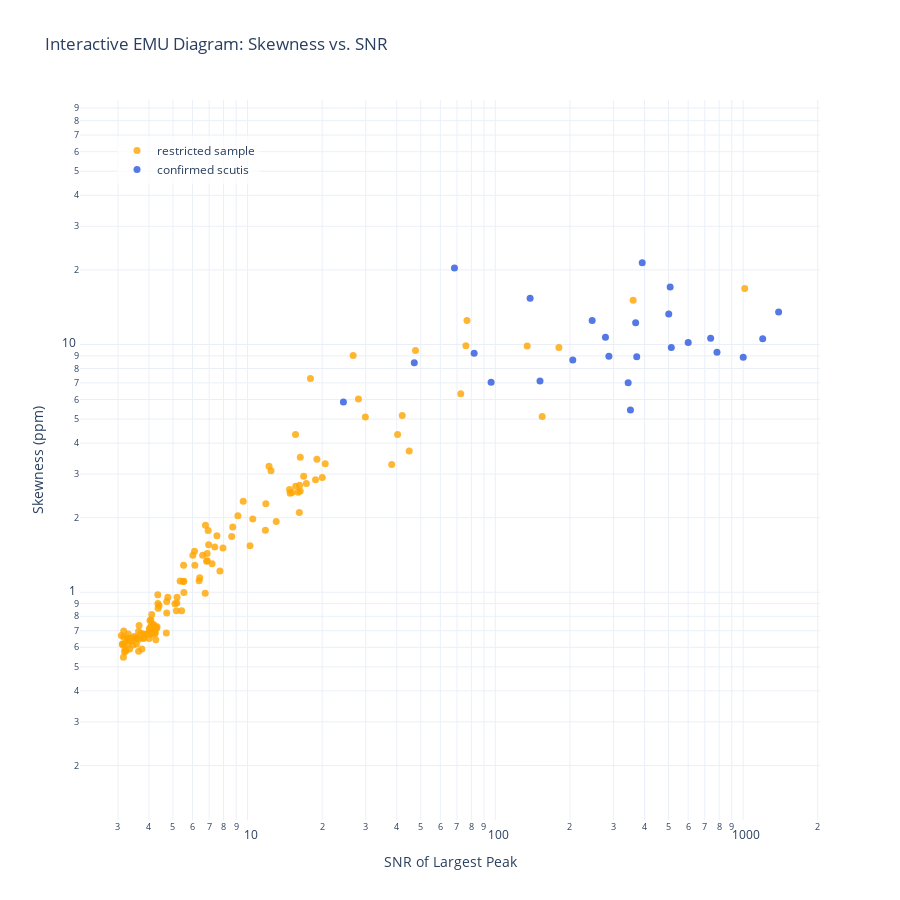

Source (notebook cell):
### Code cell
import plotly.graph_objects as go

tic = spectrum_stats[:, 0].astype(int)
snr = spectrum_stats[:, 1]
skew = spectrum_stats[:, 2]

confirmed_scutis = np.array([334177803, 333077513, 418824772, 168829745, 19924794, 71859994, 288404080, 420896293, 77390459, 155745933, 155772218, 410540533, 126006658, 70367797, 206144150, 413731775, 73806092, 214611227, 368759, 225709409, 381822792, 259365501, 288143236, 186287370, 49069582]
)

# Masks
scuti_mask = np.isin(tic, confirmed_scutis)
restricted_mask = ~scuti_mask

# Create Plotly figure
fig = go.Figure()

# Add restricted sample (non-scutis)
fig.add_trace(go.Scatter(
    x=snr[restricted_mask],
    y=skew[restricted_mask],
    mode='markers',
    name='restricted sample',
    marker=dict(color='orange', size=7, opacity=0.8),
    text=[f"TIC {i}" for i in tic[restricted_mask]],
    hovertemplate="TIC ID: %{text}<br>SNR: %{x:.2f}<br>Skewness: %{y:.2f} ppm"
))

# Add confirmed scutis
fig.add_trace(go.Scatter(
    x=snr[scuti_mask],
    y=skew[scuti_mask],
    mode='markers',
    name='confirmed scutis',
    marker=dict(color='royalblue', size=7, opacity=0.9),
    text=[f"TIC {i}" for i in tic[scuti_mask]],
    hovertemplate="TIC ID: %{text}<br>SNR: %{x:.2f}<br>Skewness: %{y:.2f} ppm"
))

# Log-log axes and layout styling
fig.update_layout(
    title="Interactive EMU Diagram: Skewness vs. SNR",
    xaxis=dict(
        title="SNR of Largest Peak",
        type="log"
    ),
    yaxis=dict(
        title="Skewness (ppm)",
        type="log",
        scaleanchor="x",   # locks y scale to x scale
        scaleratio=1       # keeps 1:1 aspect ratio
    ),
    legend=dict(
        x=0.05, y=0.95,
        bgcolor='rgba(255,255,255,0.7)',
        bordercolor='gray'
    ),
    width=900,   # make figure larger
    height=900,  # square aspect ratio
    template="plotly_white"
)

fig.show()

### Figure 1 — Plotly figure (JSON) as saved in the notebook; plotly's stock layout.template omitted (floating-point values rounded to 4 significant figures; data arrays with more than 128 entries replaced by an {"elided": "..."} marker saying what was removed)
{"data": [{"hovertemplate": "TIC ID: %{text}<br>SNR: %{x:.2f}<br>Skewness: %{y:.2f} ppm", "marker": {"color": "orange", "opacity": 0.8, "size": 7}, "mode": "markers", "name": "restricted sample", "text": {"elided": "133 str values"}, "type": "scatter", "x": {"elided": "133 float values"}, "y": {"elided": "133 float values"}}, {"hovertemplate": "TIC ID: %{text}<br>SNR: %{x:.2f}<br>Skewness: %{y:.2f} ppm", "marker": {"color": "royalblue", "opacity": 0.9, "size": 7}, "mode": "markers", "name": "confirmed scutis", "text": ["TIC 334177803", "TIC 333077513", "TIC 418824772", "TIC 168829745", "TIC 19924794", "TIC 71859994", "TIC 288404080", "TIC 420896293", "TIC 77390459", "TIC 155745933", "TIC 155772218", "TIC 410540533", "TIC 126006658", "TIC 70367797", "TIC 206144150", "TIC 413731775", "TIC 73806092", "TIC 214611227", "TIC 368759", "TIC 225709409", "TIC 381822792", "TIC 259365501", "TIC 288143236", "TIC 186287370", "TIC 49069582"], "type": "scatter", "x": [1001.0, 368.3, 96.15, 205.4, 391.6, 350.9, 739.4, 343.6, 47.09, 1391.0, 151.4, 507.6, 600.1, 372.0, 513.0, 501.0, 287.2, 784.2, 1199.0, 245.9, 68.39, 24.38, 278.2, 138.2, 82.14], "y": [8.883, 12.23, 7.042, 8.654, 21.39, 5.438, 10.59, 7.009, 8.436, 13.54, 7.124, 17.05, 10.18, 8.931, 9.721, 13.28, 8.969, 9.31, 10.55, 12.5, 20.35, 5.854, 10.69, 15.38, 9.21]}], "layout": {"height": 900, "legend": {"bgcolor": "rgba(255,255,255,0.7)", "bordercolor": "gray", "x": 0.05, "y": 0.95}, "title": {"text": "Interactive EMU Diagram: Skewness vs. SNR"}, "width": 900, "xaxis": {"title": {"text": "SNR of Largest Peak"}, "type": "log"}, "yaxis": {"scaleanchor": "x", "scaleratio": 1, "title": {"text": "Skewness (ppm)"}, "type": "log"}}}
